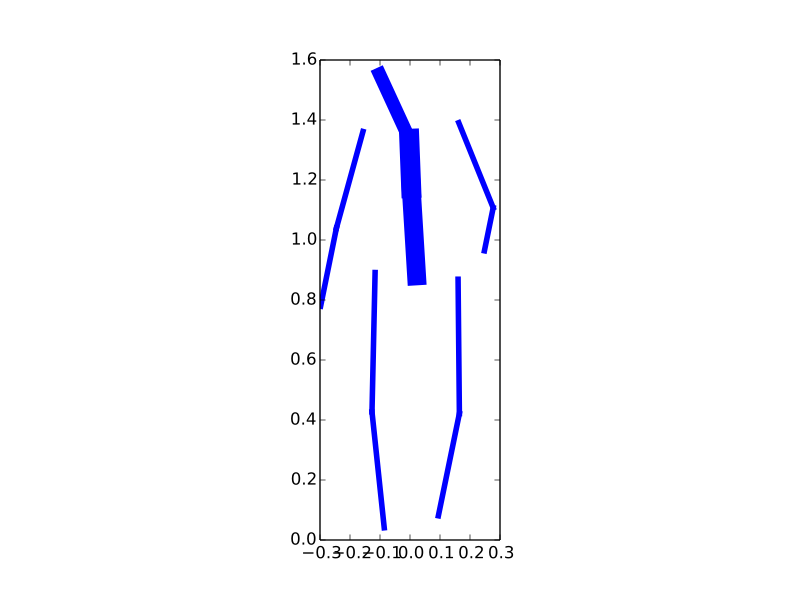

Write Python code to recreate this figure.
import numpy as np
import pylayers.mobility.trajectory as tr
import pylayers.mobility.ban.body as body
import matplotlib.pyplot as plt
time = np.arange(0,10,0.1)
v = 4000/3600.
x = v*time
y = np.zeros(len(time))
traj = tr.Trajectory()
traj.generate()
bc = body.Body()
bc.settopos(traj,2.3,2)
bc.setccs(topos=True)
bc.setdcs()
bc.show(plane='yz',color='b',widthfactor=80)
plt.show()
